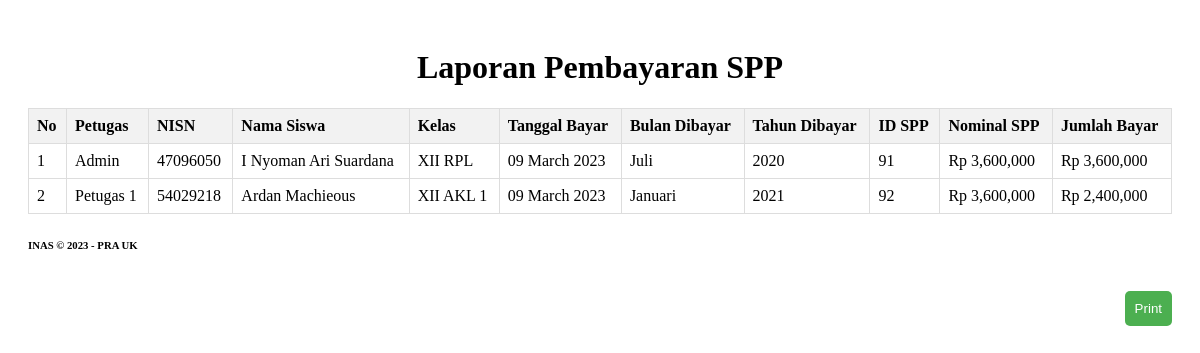
The app's page /admin/laporan.php with its own data.
### tables this page shows
CREATE TABLE `pembayaran` (
  `id_pembayaran` int(11) NOT NULL,
  `id_petugas` int(11) NOT NULL,
  `nisn` int(11) NOT NULL,
  `tgl_bayar` date NOT NULL,
  `bulan_dibayar` varchar(11) NOT NULL,
  `tahun_dibayar` varchar(4) NOT NULL,
  `id_spp` int(11) NOT NULL,
  `jumlah_bayar` int(11) NOT NULL
);

CREATE TABLE `petugas` (
  `id_petugas` int(11) NOT NULL,
  `username` varchar(30) NOT NULL,
  `password` varchar(30) NOT NULL,
  `nama_petugas` varchar(50) NOT NULL,
  `level` enum('admin','petugas','siswa') NOT NULL
);

CREATE TABLE `siswa` (
  `nisn` int(11) NOT NULL,
  `nis` int(11) NOT NULL,
  `nama` varchar(50) NOT NULL,
  `id_kelas` int(11) NOT NULL,
  `alamat` varchar(255) NOT NULL,
  `no_telp` int(25) NOT NULL,
  `id_spp` int(11) NOT NULL,
  `total_bayar` int(11) NOT NULL
);

CREATE TABLE `kelas` (
  `id_kelas` int(11) NOT NULL,
  `nama_kelas` varchar(20) NOT NULL,
  `kompetensi_keahlian` varchar(50) NOT NULL
);

CREATE TABLE `spp` (
  `id_spp` int(11) NOT NULL,
  `tahun` varchar(11) NOT NULL,
  `nominal` int(11) NOT NULL
);

### admin/laporan.php (the view, shortened to what this page needs)
<?php
include_once('../koneksi.php');
$query_pembayaran = "SELECT pembayaran.id_pembayaran, pembayaran.id_petugas, pembayaran.nisn, pembayaran.tgl_bayar, pembayaran.bulan_dibayar, pembayaran.tahun_dibayar, pembayaran.id_spp, pembayaran.jumlah_bayar, siswa.nisn, siswa.nama AS nama_siswa, kelas.nama_kelas AS nama_kelas, spp.nominal, petugas.nama_petugas FROM pembayaran JOIN siswa ON pembayaran.nisn = siswa.nisn JOIN kelas ON siswa.id_kelas = kelas.id_kelas JOIN spp ON pembayaran.id_spp = spp.id_spp JOIN petugas ON pembayaran.id_petugas = petugas.id_petugas ORDER BY pembayaran.tgl_bayar DESC";
$result_pembayaran = mysqli_query($koneksi, $query_pembayaran);
?>
<!DOCTYPE html>
<html>
<head>
</head>
<body>
	<div class="container">
		<h1>Laporan Pembayaran SPP</h1>
		<table>
			<thead>
				<tr>
					<th>No</th>
					<th>Petugas</th>
					<th>NISN</th>
					<th>Nama Siswa</th>
					<th>Kelas</th>
					<th>Tanggal Bayar</th>
					<th>Bulan Dibayar</th>
					<th>Tahun Dibayar</th>
					<th>ID SPP</th>
					<th>Nominal SPP</th>
					<th>Jumlah Bayar</th>
				</tr>
			</thead>
			<tbody>
			<?php
			$no = 1;
			while ($row = mysqli_fetch_assoc($result_pembayaran)) {
			?>
			<tr>
				<td><?php echo $no?></td>
				<td><?php echo $row['nama_petugas']; ?></td>
				<td><?php echo $row['nisn']; ?></td>
				<td><?php echo $row['nama_siswa']; ?></td>
				<td><?php echo $row['nama_kelas']; ?></td>
				<td><?php echo date('d F Y', strtotime($row['tgl_bayar'])); ?></td>
				<td><?php echo $row['bulan_dibayar']; ?></td>
				<td><?php echo $row['tahun_dibayar']; ?></td>
				<td><?php echo $row['id_spp']; ?></td>
				<td><?php echo 'Rp ' . number_format($row['nominal']); ?></td>
				<td><?php echo 'Rp ' . number_format($row['jumlah_bayar']); ?></td>
			</tr>
			<?php
				$no++;
			}
			?>
			</tbody>
		</table>
		<h6>INAS © 2023 - PRA UK</h6>
		<div class="text-right">
		<button style="padding: 10px;
            margin-top: 15px;
            background-color: #4caf50;
            color: white;
            border: none;
            border-radius: 5px;
            cursor: pointer;
            transition: all 0.3s ease-in-out;" onclick="window.print()">Print</button>
		</div>
	</div>
</body>
</html>

### admin/laporan.php (style rules this page uses)
table { border-collapse: collapse; width: 100%; margin-bottom: 20px; }
th, td { text-align: left; padding: 8px; border: 1px solid #ddd; }
th { background-color: #f2f2f2; }
h1, h2 { text-align: center; }
.container { max-width: 1200px; margin: auto; padding: 20px; }
.text-right { text-align: right; }

### records on screen
pembayaran: id_petugas.nama_petugas "Admin", nisn.nisn "47096050", nisn.nama "I Nyoman Ari Suardana", kelas.nama_kelas "XII RPL", tgl_bayar "09 March 2023", bulan_dibayar "Juli", tahun_dibayar "2020", id_spp "91", spp.nominal "3,600,000", jumlah_bayar "3,600,000"
pembayaran: id_petugas.nama_petugas "Petugas 1", nisn.nisn "54029218", nisn.nama "Ardan Machieous", kelas.nama_kelas "XII AKL 1", tgl_bayar "09 March 2023", bulan_dibayar "Januari", tahun_dibayar "2021", id_spp "92", spp.nominal "3,600,000", jumlah_bayar "2,400,000"
